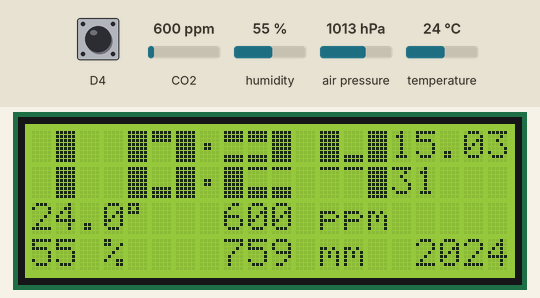
Simulated run of this sketch. Board: ESP8266 (NodeMCU). Shown: 20×4 character LCD. Inputs (shaded band) come from the test bench; at power-on: temperature 24 °C, D4 LOW, humidity 55 %, air pressure 1013 hPa, CO2 600 ppm. The local clock reads 2024-03-15 10:24:30 at power-on unless the sketch sets it.

Above: at 1.1 s.
1.7 s: temperature set to 10.7 °C
At 5.9 s:
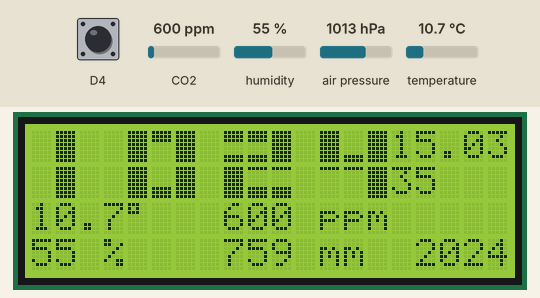
6.6 s: temperature set to 9.4 °C
At 11.0 s:
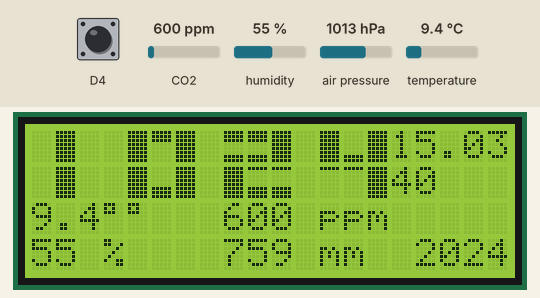
12.6 s: D4 driven HIGH
At 13.9 s:
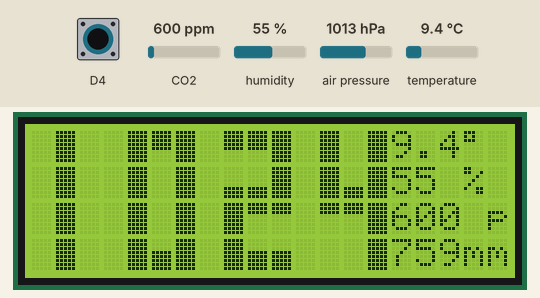
16.5 s: humidity set to 22 %
At 20.4 s:
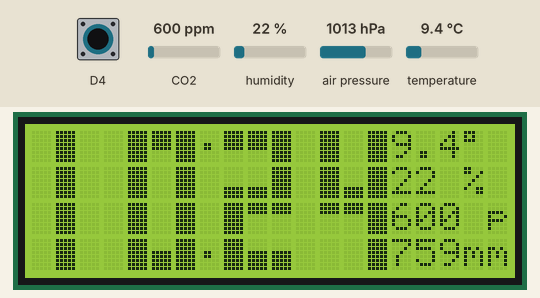
21.5 s: air pressure set to 952 hPa
At 30.88 s:
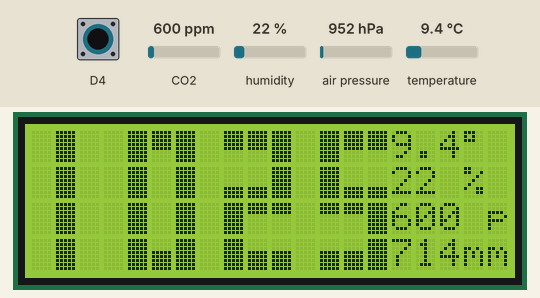
32.2 s: D4 pulsed LOW 2 times (0.12 s each, 0.3 s apart)
At 34.0 s:
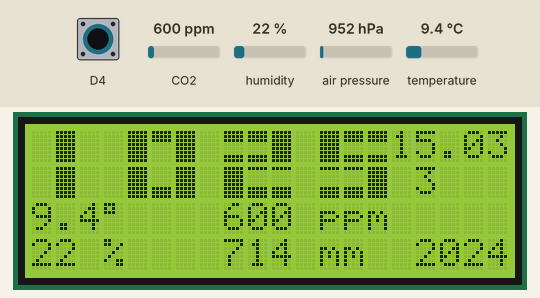

The sketch:

SunnyLab.ino
```cpp
#include <Arduino.h>
#include <Wire.h>
#include <iarduino_RTC.h>

#include "render.h"
#include "sensors.h"
#include "buttonMinim.h"

iarduino_RTC rtc(RTC_DS1307);

uint32_t bmpPollingTimer, mqPollingTimer, clockUpdateTimer, dotUpdateTimer;
int humidity, preassure, ppm;
float temperature;
bool showDots;

void updateBMPReadings(){
  temperature = getTemperature();
  preassure = getPreassure();
  humidity = getHumidity();
}

void renderSensors(){
  drawTemperature(temperature);
  drawPreassure(preassure);
  drawHumidity(humidity);
  drawPPM(ppm);
}

buttonMinim bigDigBtn(D4);

void setup() {
  setupSensors();
  setupLCD();

  updateBMPReadings();
  ppm = getPPM();

  renderSensors();
  rtc.begin();
  rtc.gettime();
}

void loop() {
  if (bigDigBtn.holded()){
    bigDig = !bigDig;
    lcd.clear();
    reloadClock();
    drawClock(rtc.Hours, rtc.minutes, rtc.seconds);
    drawDate(rtc.year, rtc.month, rtc.day, rtc.weekday);
    renderSensors();
  }

  if (millis() - bmpPollingTimer > 5000){
    bmpPollingTimer = millis();
    updateBMPReadings();
    renderSensors();
  }

  if (millis() - mqPollingTimer > 60000){
    mqPollingTimer = millis();
    ppm = getPPM();
    renderSensors();
  }
  if (millis() - dotUpdateTimer > 500){
    dotUpdateTimer = millis();
    drawDots(showDots);
    showDots = !showDots;
  }

  if (millis() - clockUpdateTimer > 1000){
    rtc.gettime();
    clockUpdateTimer = millis();
    drawClock(rtc.Hours, rtc.minutes, rtc.seconds);
    drawDate(rtc.year, rtc.month, rtc.day, rtc.weekday);
  }
}
```

buttonMinim.h
```cpp
#ifndef BUTTON_MINIM_H
#define BUTTON_MINIM_H

#pragma pack(push,1)
typedef struct {
  bool holdedFlag: 1;
  bool btnFlag: 1;
  bool pressF: 1;
  bool clickF: 1;
  bool holdF: 1;
} buttonMinimFlags;
#pragma pack(pop)

class buttonMinim {
  public:
    buttonMinim(uint8_t pin);
    boolean pressed();
    boolean clicked();
    boolean holding();
    boolean holded();
  private:
    buttonMinimFlags flags;
    void tick();
    uint32_t _btnTimer;
    byte _pin;
};

buttonMinim::buttonMinim(uint8_t pin) {
  pinMode(pin, INPUT);
  _pin = pin;
}

void buttonMinim::tick() {
  boolean btnState = !digitalRead(_pin);
  if (!btnState && !flags.btnFlag && ((uint32_t)millis() - _btnTimer > 90)) {
    flags.btnFlag = true;
    _btnTimer = millis();
    flags.pressF = true;
    flags.holdedFlag = true;
  }
  if (btnState && flags.btnFlag && ((uint32_t)millis() - _btnTimer < 350)) {
    flags.btnFlag = false;
    _btnTimer = millis();
    flags.clickF = true;
    flags.holdF = false;
  }
  if (flags.btnFlag && ((uint32_t)millis() - _btnTimer > 700)) {
    if (!btnState) {
      flags.holdF = true;
    } else {
      flags.btnFlag = false;
      flags.holdF = false;
      _btnTimer = millis();
    }
  }
}

boolean buttonMinim::pressed() {
  buttonMinim::tick();
  if (flags.pressF) {
    flags.pressF = false;
    return true;
  }
  else return false;
}

boolean buttonMinim::clicked() {
  buttonMinim::tick();
  if (flags.clickF) {
    flags.clickF = false;
    return true;
  }
  else return false;
}

boolean buttonMinim::holding() {
  buttonMinim::tick();
  if (flags.holdF) {
    return true;
  }
  else return false;
}

boolean buttonMinim::holded() {
  buttonMinim::tick();
  if (flags.holdF && flags.holdedFlag) {
    flags.holdedFlag = false;
    return true;
  }
  else return false;
}
#endif
```

render.h
```cpp
#ifndef _RENDER_H
#define _RENDER_H

#include <LiquidCrystal_I2C.h>

bool bigDig;

LiquidCrystal_I2C lcd(0x27, 20, 4);

byte row5[8] = {0b00000,  0b00000,  0b00000,  0b11111,  0b11111,  0b11111,  0b11111,  0b11111};
byte row3[8] = {0b00000,  0b00000,  0b00000,  0b00000,  0b00000,  0b11111,  0b11111,  0b11111};
byte row2[8] = {0b00000,  0b00000,  0b00000,  0b00000,  0b00000,  0b00000,  0b11111,  0b11111};

uint8_t UB[8] = {0b11111,  0b11111,  0b11111,  0b00000,  0b00000,  0b00000,  0b00000,  0b00000};
uint8_t UMB[8] = {0b11111,  0b11111,  0b11111,  0b00000,  0b00000,  0b00000,  0b11111,  0b11111};
uint8_t LMB[8] = {0b11111,  0b00000,  0b00000,  0b00000,  0b00000,  0b11111,  0b11111,  0b11111};
uint8_t LM2[8] = {0b11111,  0b00000,  0b00000,  0b00000,  0b00000,  0b00000,  0b00000,  0b00000};
uint8_t UT[8] = {0b11111,  0b11111,  0b11111,  0b11111,  0b11111,  0b00000,  0b00000,  0b00000};

uint8_t BIG_DIGITS[11][12] = {
  {255, 0, 255, 255, 32, 255, 255, 32, 255, 255, 3, 255},
  {32, 255, 32, 32, 255, 32, 32, 255, 32, 32, 255, 32},
  {0, 0, 255, 1, 1, 255, 255, 2, 2, 255, 3, 3},
  {0, 0, 255, 1, 1, 255, 2, 2, 255, 3, 3, 255},
  {255, 32, 255, 255, 1, 255, 2, 2, 255, 32, 32, 255},
  {255, 0, 0, 255, 1, 1, 2, 2, 255, 3, 3, 255},
  {255, 0, 0, 255, 1, 1, 255, 2, 255, 255, 3, 255},
  {0, 0, 255, 32, 32, 255, 32, 255, 32, 32, 255, 32},
  {255, 0, 255, 255, 1, 255, 255, 2, 255, 255, 3, 255},
  {255, 0, 255, 255, 1, 255, 2, 2, 255, 3, 3, 255},
  {32, 32, 32, 32, 32, 32, 32, 32, 32, 32, 32, 32}
};

uint8_t SMALL_DIGITS[11][6] = {
  {255, 1, 255, 255, 2, 255},
  {32, 255, 32, 32, 255, 32},
  {3, 3, 255, 255, 4, 4},
  {3, 3, 255, 4, 4, 255},
  {255, 0, 255, 5, 5, 255},
  {255, 3, 3, 4, 4, 255},
  {255, 3, 3, 255, 4, 255},
  {1, 1, 255, 32, 255, 32},
  {255, 3, 255, 255, 4, 255},
  {255, 3, 255, 4, 4, 255},
  {32, 32, 32, 32, 32, 32}
};

static const char *dayNames[]  = {
  "Su",
  "Mo",
  "Tu",
  "We",
  "Th",
  "Fr",
  "Sa",
};

void drawDig(byte dig, byte x, byte y) {
  uint8_t *digit, rows;

  if (bigDig) {
    digit = BIG_DIGITS[dig];
    rows = 4;
  } else {
    digit = SMALL_DIGITS[dig];
    rows = 2;
  }

  for (int row=0; row<rows; row++){
    lcd.setCursor(x, y+row);
    for (int col=0; col<3; col++){
      lcd.write(digit[row*3 + col]);
    }
  }
}

void drawClock(byte hours, byte minutes, byte seconds) {
  if (hours > 23 || minutes > 59) return;
  if (hours / 10 == 0) drawDig(0, 0, 0);
  else drawDig(hours / 10, 0, 0);
  drawDig(hours % 10, 4, 0);

  drawDig(minutes / 10, 8, 0);
  drawDig(minutes % 10, 12, 0);

  if (!bigDig){
    lcd.setCursor(15, 1);
    if (seconds < 10) {
      lcd.print(" ");
    }
    lcd.print(seconds);
  }
}

void drawDots(bool showDots){
    byte dotChar;
    if (showDots){
      dotChar = 165;
    } else {
      dotChar = 32;
    }

    lcd.setCursor(7, 0);
    lcd.write(dotChar);

    if (bigDig){
      lcd.setCursor(7, 3);
    } else {
      lcd.setCursor(7, 1);
    }
    lcd.write(dotChar);
}

void drawDate(uint16_t year, byte month, byte day, byte weekday){
  if (!bigDig) {
    lcd.setCursor(15, 0);
    if (day < 10) lcd.print(0);
    lcd.print(day);
    lcd.print(".");
    if (month < 10) lcd.print(0);
    lcd.print(month);

    if (true) {
      lcd.setCursor(16, 3);
      lcd.print("20");
      lcd.print(year);
    } else {
      lcd.setCursor(18, 1);
      lcd.print(dayNames[weekday]);
    }
  }
}

void drawTemperature(float temperature){
  if (bigDig){
    lcd.setCursor(15, 0);
  } else {
    lcd.setCursor(0, 2);
  }

  lcd.print(String(temperature, 1));
  lcd.write(223);
}

void drawHumidity(int humidity){
  if (bigDig){
    lcd.setCursor(15, 1);
  } else {
    lcd.setCursor(0, 3);
  }

  lcd.print(String(humidity) + " % ");
}

void drawPPM(int ppm){
  char ppmBuf[9];

  if (bigDig){
    lcd.setCursor(15, 2);
    sprintf(ppmBuf, "%-4.1dp", ppm);
  } else {
    lcd.setCursor(8, 2);
    sprintf(ppmBuf, "%-4.1dppm", ppm);
  }

  lcd.print(ppmBuf);
}

void drawPreassure(int pressure){
  char pressureBuf[9];

  if (bigDig){
    lcd.setCursor(15, 3);
    sprintf(pressureBuf, "%-3.1dmm", pressure);
  } else {
    lcd.setCursor(8, 3);
    sprintf(pressureBuf, "%-4.1dmm", pressure);
  }

  lcd.print(pressureBuf);
}

void reloadClock() {
  if (bigDig) {
    lcd.createChar(0, UT);
    lcd.createChar(1, row3);
    lcd.createChar(2, UB);
    lcd.createChar(3, row5);
  }
  else {
    lcd.createChar(0, row2);
    lcd.createChar(1, UB);
    lcd.createChar(2, row3);
    lcd.createChar(3, UMB);
    lcd.createChar(4, LMB);
    lcd.createChar(5, LM2);
  }
}

void setupLCD(){
  lcd.init();
  lcd.backlight();
  reloadClock();
}

#endif
```

sensors.h
```cpp
#ifndef _SENSORS_H
#define _SENSORS_H

#include <Adafruit_Sensor.h>
#include <Adafruit_BMP280.h>
#include <HTU21D.h>
#include <MQ135.h>

int previousPPM = -1;

Adafruit_BMP280 bmp;
HTU21D htu;
MQ135 gasSensor = MQ135(A0);

void setupSensors(){
  bmp.begin(0x76);
  htu.begin();
}

int getPreassure(){
  return bmp.readPressure() * 0.00750062;
}

int getHumidity(){
  return htu.readHumidity();
}

float getTemperature(){
  return htu.readTemperature();
}

int getPPM(){
  int16_t ppm = gasSensor.getPPM();

  if (ppm > 0){
    previousPPM = ppm;
  }

  return previousPPM;
}

#endif
```

Measured:
- the behaviour switches between 10 and 9.9 °C on temperature (found by bisection; images 1 and 2)
- after the input at 6.6 s, the display: first differs from a run without the input after 3.5 s (image 2 shows a later state)
- after the input at 12.6 s, the display: first differs from a run without the input after 0.83 s (image 3)
- after the input at 16.5 s, the display: first differs from a run without the input after 3.6 s (image 4 shows a later state)
- after the input at 32.2 s, the display: first differs from a run without the input after 1.2 s (image 6)
- what the display in image 1 shows lasts 0.5 s, from 5.6 s to 6.1 s
- what the display in image 6 shows lasts 0.8 s, from 33.4 s to 34.2 s
